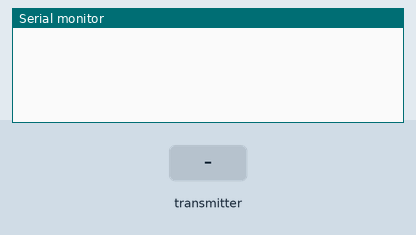
Recording of a sketch running on a simulated ESP32. Parts: the last lines printed to the serial monitor. Inputs (shaded band) come from the test bench.

Above: at 3.2 s.
3.3 s: the transmitter starts sending messagedata = 0
At 3.61 s:
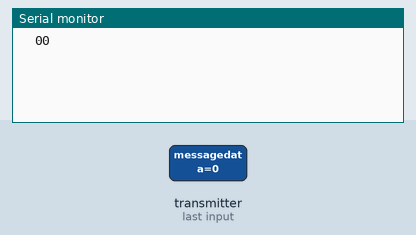
5.3 s: the transmitter starts sending percen = 1024
At 5.61 s:
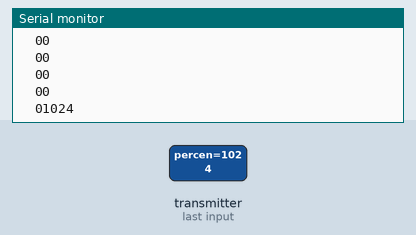
6.8 s: the transmitter starts sending messagedata = 1
At 7.11 s:
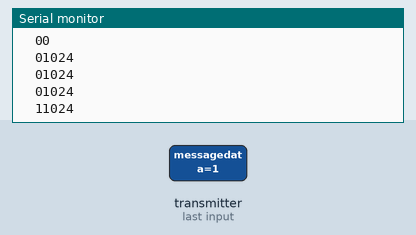
8.3 s: the transmitter starts sending percen = 0
At 8.61 s:
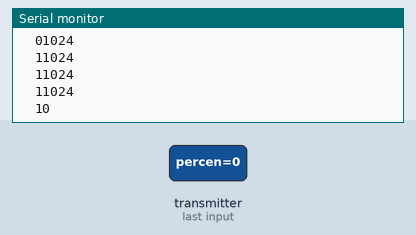
Timing chart, 0 to 10.8 s (numbered marks = the images above; inputs shaded):
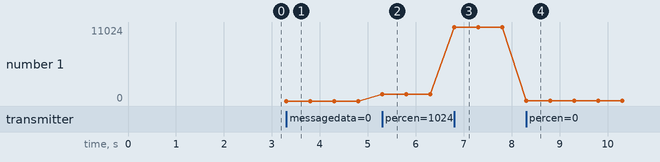

Measured:
- after the input at 3.3 s, the serial monitor: prints a new line at once (image 1)
- after the input at 5.3 s, the serial monitor: prints a new line at once (image 2)
- after the input at 6.8 s, the serial monitor: prints a new line at once (image 3)
- after the input at 8.3 s, the serial monitor: prints a new line at once (image 4)
- plotted number 1: 0 → 1024 after the input at 5.3 s, 1024 → 11024 after the input at 6.8 s, 11024 → 10 after the input at 8.3 s

The sketch:

rev_new.ino
```cpp
#include <esp_now.h>
#include <WiFi.h>

typedef struct Message {
  char messagedata;  // ตัวอักษรที่ระบุว่าเป็น A, B, C, D, E หรือ F
  float voltage;     // ค่าแรงดันแบตเตอรี่
  int percen;
} Message;

Message receivedData;

const unsigned long timeout = 3000;  // 3 วินาที
unsigned long lastReceiveTime[6];    // เก็บเวลาล่าสุดของ A-F
bool isLost[6] = { false, false, false, false, false, false };  // บันทึกว่าตัวไหนเคยหายไปแล้ว
bool isFirstReceive[6] = { false, false, false, false, false, false }; // เช็คว่าอุปกรณ์เคยส่งข้อมูลแล้วหรือยัง
char deviceIDs[6] = { 'A', 'B', 'C', 'D', 'E', 'F' };  // รายชื่ออุปกรณ์ A-F

// ฟังก์ชัน callback เมื่อได้รับข้อมูล
void OnDataRecv(const esp_now_recv_info_t *info, const uint8_t *incomingData, int len) {
  memcpy(&receivedData, incomingData, sizeof(receivedData));

  // ตรวจหาว่าข้อมูลที่ได้รับมาจากอุปกรณ์ตัวไหน (A-F)
  for (int i = 0; i < 6; i++) {
    if (receivedData.messagedata == deviceIDs[i]) {
      lastReceiveTime[i] = millis();  // อัปเดตเวลาล่าสุด
      isLost[i] = false;  // รีเซ็ตสถานะ ถ้าได้รับข้อมูลใหม่
      isFirstReceive[i] = true;  // บันทึกว่าเคยได้รับข้อมูลแล้ว
      break;
    }
  }

  // แสดงค่าที่ได้รับ
  Serial.print("\t");
  Serial.print(receivedData.messagedata);
  Serial.println(receivedData.percen);
}

void setup() {
  Serial.begin(115200);
  WiFi.mode(WIFI_STA);
  delay(2000);

  // ตั้งค่าเริ่มต้นของ lastReceiveTime เป็นเวลาปัจจุบัน
  for (int i = 0; i < 6; i++) {
    lastReceiveTime[i] = millis();
  }

  if (esp_now_init() != ESP_OK) {
    Serial.println("ESP-NOW Init Failed");
    return;
  }

  esp_now_register_recv_cb(OnDataRecv);
}

void loop() {
  unsigned long currentMillis = millis();

  for (int i = 0; i < 6; i++) {
    // แสดง 0 เฉพาะถ้าเคยเชื่อมต่อแล้วและขาดการเชื่อมต่อ
    if (isFirstReceive[i] && !isLost[i] && (currentMillis - lastReceiveTime[i] > timeout)) {
      Serial.print("\t");
      Serial.print(deviceIDs[i]);
      Serial.println(" 0");  // แสดงค่า 0 ครั้งเดียวเมื่อขาดการเชื่อมต่อ
      //Serial.println("------------------------");

      isLost[i] = true;  // บันทึกว่าเคยแสดงค่า 0 ไปแล้ว
    }
  }

  //delay(10);  // ลดภาระ CPU
}
```
